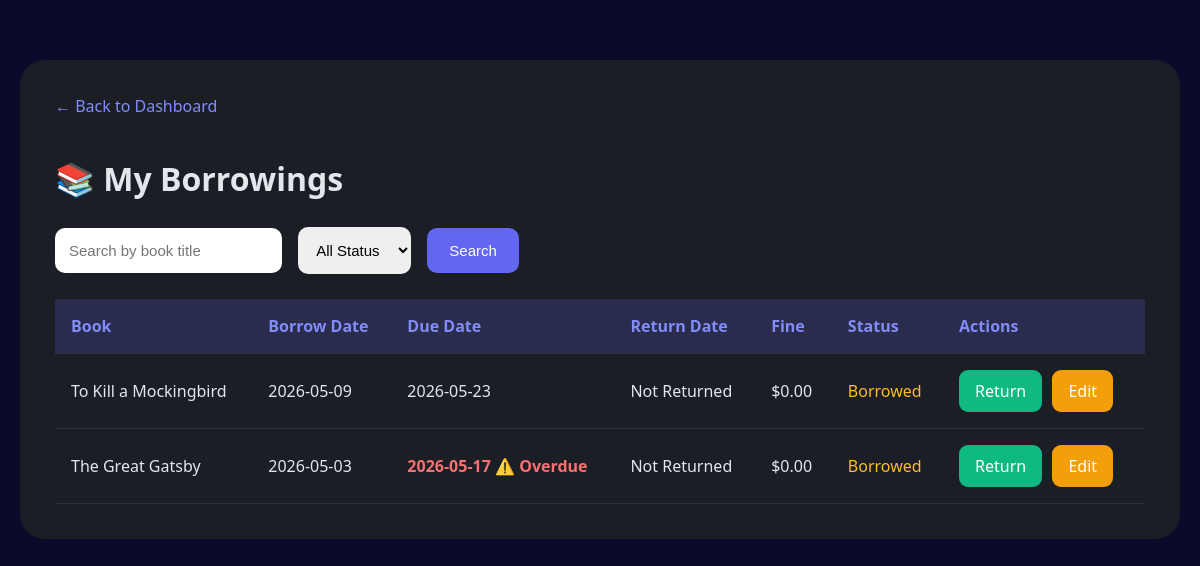
/B/my-borrowings.php (signed in), run on the app's committed database.
### tables this page shows
CREATE TABLE `transaction` (
  `transaction_id` int(11) NOT NULL,
  `member_id` int(11) NOT NULL,
  `book_id` int(11) NOT NULL,
  `borrow_date` date NOT NULL,
  `due_date` date NOT NULL,
  `return_date` date DEFAULT NULL,
  `fine_amount` decimal(10,2) DEFAULT 0.00,
  `fine_paid` tinyint(1) DEFAULT 0,
  `status` varchar(20) DEFAULT 'Borrowed'
);

CREATE TABLE `book` (
  `book_id` int(11) NOT NULL,
  `title` varchar(200) NOT NULL,
  `author` varchar(100) NOT NULL,
  `isbn` varchar(13) DEFAULT NULL,
  `genre` varchar(50) DEFAULT NULL,
  `total_copies` int(11) DEFAULT 1,
  `available_copies` int(11) DEFAULT 1,
  `added_date` date DEFAULT curdate()
);

### B/my-borrowings.php (the view, shortened to what this page needs)
<?php
$conn = new mysqli('localhost', 'root', '', 'libtech_db');
$admin_id = intval($_SESSION['admin_id']);
$member_result = $conn->query("
    SELECT member_id
    FROM member
    WHERE admin_id = $admin_id
");
$member = $member_result->fetch_assoc();
$member_id = $member['member_id'] ?? 0;
$search = $_GET['search'] ?? '';
$sql = "
SELECT t.*, b.title
FROM transaction t
JOIN book b ON t.book_id = b.book_id
WHERE t.member_id = $member_id
";
$sql .= " ORDER BY t.borrow_date DESC";
$transactions = $conn->query($sql);
?>
<!DOCTYPE html>
<html lang="en">
<head>
</head>
<body>
<div class="container">
    <a href="../member-dashboard.php">
        ← Back to Dashboard
    </a>
    <h2>📚 My Borrowings</h2>
    <form method="GET">
        <input type="text"
               name="search"
               placeholder="Search by book title"
               value="<?php echo htmlspecialchars($search); ?>">
        <select name="status">
            <option value="">All Status</option>
        </select>
        <button type="submit">Search</button>
    </form>
    <table>
        <thead>
            <tr>
                <th>Book</th>
                <th>Borrow Date</th>
                <th>Due Date</th>
                <th>Return Date</th>
                <th>Fine</th>
                <th>Status</th>
                <th>Actions</th>
            </tr>
        </thead>
        <tbody>
        <?php if($transactions->num_rows > 0): ?>
            <?php while($t = $transactions->fetch_assoc()):
                $overdue = (
                    $t['return_date'] == null &&
                    $t['due_date'] < date('Y-m-d')
                );
            ?>
            <tr>
                <td>
                    <?php echo htmlspecialchars($t['title']); ?>
                </td>
                <td>
                    <?php echo $t['borrow_date']; ?>
                </td>
                <td class="<?php echo $overdue ? 'overdue' : ''; ?>">
                    <?php echo $t['due_date']; ?>
                    <?php if($overdue): ?>
                        ⚠️ Overdue
                    <?php endif; ?>
                </td>
                <td>
                    <?php
                    echo $t['return_date']
                        ? $t['return_date']
                        : 'Not Returned';
                    ?>
                </td>
                <td>
                    $<?php echo number_format($t['fine_amount'], 2); ?>
                </td>
                <td>
                    <span class="<?php echo $t['status'] == 'Returned'
                        ? 'status-returned'
                        : 'status-borrowed'; ?>">
                        <?php echo $t['status']; ?>
                    </span>
                </td>
                <td>
                    <?php if($t['status'] != 'Returned'): ?>
                        <a class="btn btn-return"
                           href="?return=<?php echo $t['transaction_id']; ?>"
                           onclick="return confirm('Return this book?')">
                           Return
                        </a>
                        <a class="btn btn-edit"
                           href="edit-transaction.php?id=<?php echo $t['transaction_id']; ?>">
                           Edit
                        </a>
                    <?php endif; ?>
                </td>
            </tr>
            <?php endwhile; ?>
        <?php endif; ?>
        </tbody>
    </table>
</div>
</body>
</html>

### B/my-borrowings.php (style rules this page uses)
body { font-family: 'Segoe UI', sans-serif; background: #0a0a2a; color: #e4e6eb; margin: 0; padding: 20px; }
.container { max-width: 1100px; margin: 40px auto; padding: 35px; background: #1c1e26; border-radius: 25px; }
a { color: #818cf8; text-decoration: none; }
h2 { margin-top: 40px; font-size: 32px; }
form { margin-bottom: 25px; }
input, select { padding: 14px; border-radius: 10px; border: none; margin-right: 12px; font-size: 15px; }
button { padding: 14px 22px; border: none; border-radius: 10px; background: #6366f1; color: white; cursor: pointer; font-size: 15px; }
table { width: 100%; border-collapse: collapse; margin-top: 25px; }
th, td { padding: 16px; border-bottom: 1px solid #2d3139; text-align: left; }
th { background: rgba(99,102,241,0.2); color: #818cf8; }
.btn { padding: 10px 16px; border-radius: 9px; color: white; text-decoration: none; margin-right: 6px; display: inline-block; }
.btn-return { background: #10b981; }
.btn-edit { background: #f59e0b; }
.overdue { color: #f87171; font-weight: bold; }
.status-borrowed { color: #fbbf24; }

### data on the page
transaction: book.title "To Kill a Mockingbird", borrow_date "2026-05-09", due_date "2026-05-23", shows "Not Returned", fine_amount "0.00", status "Borrowed"
transaction: book.title "The Great Gatsby", borrow_date "2026-05-03", due_date "2026-05-17", shows "⚠️ Overdue", shows "Not Returned", fine_amount "0.00", status "Borrowed"
